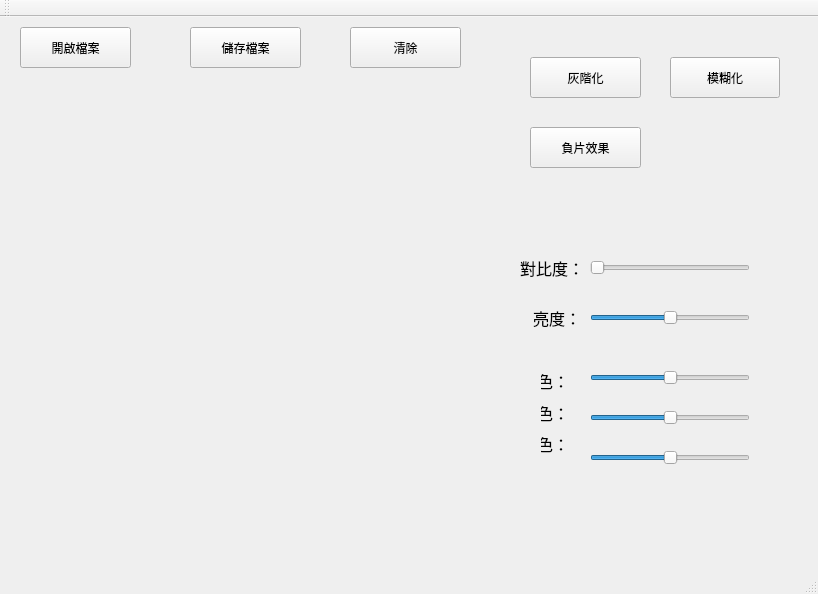
<?xml version="1.0" encoding="UTF-8"?>
<ui version="4.0">
 <class>MainWindow</class>
 <widget class="QMainWindow" name="MainWindow">
  <property name="geometry">
   <rect>
    <x>0</x>
    <y>0</y>
    <width>818</width>
    <height>594</height>
   </rect>
  </property>
  <property name="windowTitle">
   <string>MainWindow</string>
  </property>
  <widget class="QWidget" name="centralWidget">
   <widget class="QPushButton" name="open_pushButton">
    <property name="geometry">
     <rect>
      <x>20</x>
      <y>10</y>
      <width>111</width>
      <height>41</height>
     </rect>
    </property>
    <property name="text">
     <string>開啟檔案</string>
    </property>
   </widget>
   <widget class="QLabel" name="label">
    <property name="geometry">
     <rect>
      <x>30</x>
      <y>90</y>
      <width>450</width>
      <height>300</height>
     </rect>
    </property>
    <property name="text">
     <string/>
    </property>
   </widget>
   <widget class="QSlider" name="brightness_horizontalSlider">
    <property name="geometry">
     <rect>
      <x>590</x>
      <y>290</y>
      <width>160</width>
      <height>22</height>
     </rect>
    </property>
    <property name="minimum">
     <number>-255</number>
    </property>
    <property name="maximum">
     <number>255</number>
    </property>
    <property name="orientation">
     <enum>Qt::Horizontal</enum>
    </property>
   </widget>
   <widget class="QPushButton" name="grayscale_pushButton">
    <property name="geometry">
     <rect>
      <x>530</x>
      <y>40</y>
      <width>111</width>
      <height>41</height>
     </rect>
    </property>
    <property name="text">
     <string>灰階化</string>
    </property>
   </widget>
   <widget class="QLabel" name="label_2">
    <property name="geometry">
     <rect>
      <x>500</x>
      <y>290</y>
      <width>81</width>
      <height>21</height>
     </rect>
    </property>
    <property name="font">
     <font>
      <pointsize>12</pointsize>
     </font>
    </property>
    <property name="text">
     <string> 亮度：</string>
    </property>
    <property name="alignment">
     <set>Qt::AlignRight|Qt::AlignTrailing|Qt::AlignVCenter</set>
    </property>
   </widget>
   <widget class="QSlider" name="red_horizontalSlider">
    <property name="geometry">
     <rect>
      <x>590</x>
      <y>350</y>
      <width>160</width>
      <height>22</height>
     </rect>
    </property>
    <property name="minimum">
     <number>-255</number>
    </property>
    <property name="maximum">
     <number>255</number>
    </property>
    <property name="orientation">
     <enum>Qt::Horizontal</enum>
    </property>
   </widget>
   <widget class="QSlider" name="green_horizontalSlider">
    <property name="geometry">
     <rect>
      <x>590</x>
      <y>430</y>
      <width>160</width>
      <height>22</height>
     </rect>
    </property>
    <property name="minimum">
     <number>-255</number>
    </property>
    <property name="maximum">
     <number>255</number>
    </property>
    <property name="orientation">
     <enum>Qt::Horizontal</enum>
    </property>
   </widget>
   <widget class="QSlider" name="blue_horizontalSlider">
    <property name="geometry">
     <rect>
      <x>590</x>
      <y>390</y>
      <width>160</width>
      <height>22</height>
     </rect>
    </property>
    <property name="contextMenuPolicy">
     <enum>Qt::NoContextMenu</enum>
    </property>
    <property name="minimum">
     <number>-255</number>
    </property>
    <property name="maximum">
     <number>255</number>
    </property>
    <property name="orientation">
     <enum>Qt::Horizontal</enum>
    </property>
   </widget>
   <widget class="QPushButton" name="blur_pushButton">
    <property name="geometry">
     <rect>
      <x>670</x>
      <y>40</y>
      <width>110</width>
      <height>41</height>
     </rect>
    </property>
    <property name="text">
     <string>模糊化</string>
    </property>
   </widget>
   <widget class="QPushButton" name="save_pushButton">
    <property name="geometry">
     <rect>
      <x>190</x>
      <y>10</y>
      <width>111</width>
      <height>41</height>
     </rect>
    </property>
    <property name="text">
     <string>儲存檔案</string>
    </property>
   </widget>
   <widget class="QPushButton" name="negative_pushButton">
    <property name="enabled">
     <bool>true</bool>
    </property>
    <property name="geometry">
     <rect>
      <x>530</x>
      <y>110</y>
      <width>111</width>
      <height>41</height>
     </rect>
    </property>
    <property name="text">
     <string>負片效果</string>
    </property>
   </widget>
   <widget class="QWidget" name="layoutWidget">
    <property name="geometry">
     <rect>
      <x>530</x>
      <y>340</y>
      <width>50</width>
      <height>111</height>
     </rect>
    </property>
    <layout class="QVBoxLayout" name="verticalLayout">
     <item>
      <widget class="QLabel" name="label_3">
       <property name="font">
        <font>
         <pointsize>12</pointsize>
        </font>
       </property>
       <property name="text">
        <string>紅色：</string>
       </property>
       <property name="alignment">
        <set>Qt::AlignRight|Qt::AlignTrailing|Qt::AlignVCenter</set>
       </property>
      </widget>
     </item>
     <item>
      <widget class="QLabel" name="label_4">
       <property name="font">
        <font>
         <pointsize>12</pointsize>
        </font>
       </property>
       <property name="text">
        <string>藍色：</string>
       </property>
       <property name="alignment">
        <set>Qt::AlignRight|Qt::AlignTrailing|Qt::AlignVCenter</set>
       </property>
      </widget>
     </item>
     <item>
      <widget class="QLabel" name="label_5">
       <property name="font">
        <font>
         <pointsize>12</pointsize>
        </font>
       </property>
       <property name="text">
        <string>綠色：</string>
       </property>
       <property name="alignment">
        <set>Qt::AlignRight|Qt::AlignTrailing|Qt::AlignVCenter</set>
       </property>
      </widget>
     </item>
    </layout>
   </widget>
   <widget class="QSlider" name="contrast_horizontalSlider">
    <property name="geometry">
     <rect>
      <x>590</x>
      <y>240</y>
      <width>160</width>
      <height>22</height>
     </rect>
    </property>
    <property name="toolTipDuration">
     <number>-1</number>
    </property>
    <property name="minimum">
     <number>1</number>
    </property>
    <property name="maximum">
     <number>100</number>
    </property>
    <property name="value">
     <number>1</number>
    </property>
    <property name="orientation">
     <enum>Qt::Horizontal</enum>
    </property>
   </widget>
   <widget class="QLabel" name="label_6">
    <property name="geometry">
     <rect>
      <x>520</x>
      <y>230</y>
      <width>61</width>
      <height>41</height>
     </rect>
    </property>
    <property name="font">
     <font>
      <pointsize>12</pointsize>
     </font>
    </property>
    <property name="text">
     <string>對比度：</string>
    </property>
   </widget>
   <widget class="QPushButton" name="clear_pushButton">
    <property name="geometry">
     <rect>
      <x>350</x>
      <y>10</y>
      <width>111</width>
      <height>41</height>
     </rect>
    </property>
    <property name="text">
     <string>清除</string>
    </property>
   </widget>
  </widget>
  <widget class="QMenuBar" name="menuBar">
   <property name="geometry">
    <rect>
     <x>0</x>
     <y>0</y>
     <width>818</width>
     <height>21</height>
    </rect>
   </property>
  </widget>
  <widget class="QToolBar" name="mainToolBar">
   <attribute name="toolBarArea">
    <enum>TopToolBarArea</enum>
   </attribute>
   <attribute name="toolBarBreak">
    <bool>false</bool>
   </attribute>
  </widget>
  <widget class="QStatusBar" name="statusBar"/>
 </widget>
 <layoutdefault spacing="6" margin="11"/>
 <resources/>
 <connections/>
</ui>
